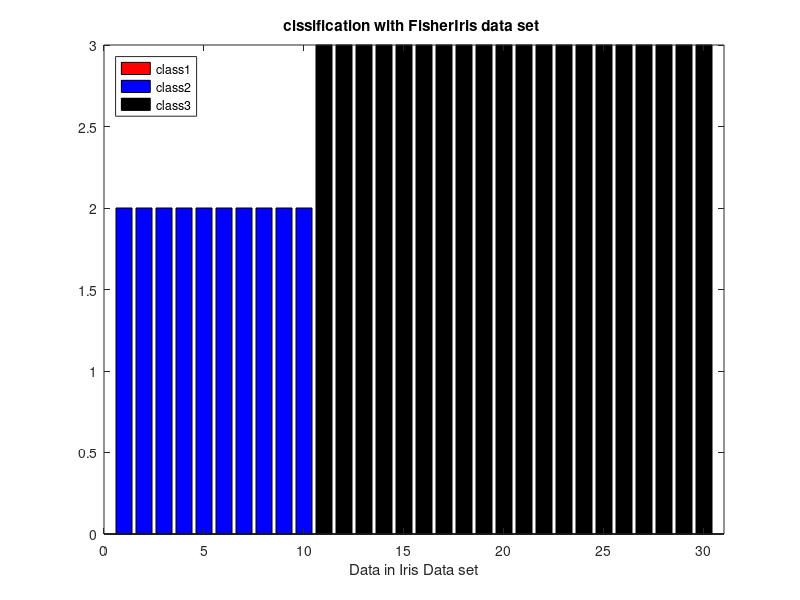

Source code (MATLAB):
clc
clear all
close all
load fisheriris
x=meas;
data1=([meas(1:50,1),meas(1:50,2),meas(1:50,3),meas(1:50,4)]);
data2=([meas(51:90,1),meas(51:90,2),meas(51:90,3),meas(51:90,4)]);
data3=([meas(121:150,1),meas(121:150,2),meas(121:150,3),meas(121:150,4)]);
mu1=mean(data1);
mu2=mean(data2);
mu3=mean(data3);
var1=cov(data1);
var2=cov(data2);
var3=cov(data3);
%%%%%%%%%%%%%%%%%%%%%%%%%
%%%%%%%%%%%%%%%%%%%%%%%%%
P_set1=mvnpdf(x(91:120,:),mu1,var1);
P_set2=mvnpdf(x(91:120,:),mu2,var2);
P_set3=mvnpdf(x(91:120,:),mu3,var3);
for i=1:30
    if (P_set1(i,:) > P_set2(i,:) && P_set1(i,:) > P_set3(i,:))
        a(i,:)=1;
    else
        a(i,:)=0;
    end
    
      if (P_set2(i,:) > P_set1(i,:) && P_set2(i,:) > P_set3(i,:))
        b(i,:)=1;
    else
        b(i,:)=0;
    end
    
      if (P_set3(i,:) > P_set1(i,:) && P_set3(i,:) > P_set2(i,:))
        c(i,:)=1;
    else
        c(i,:)=0;
    end
    
end
bar(a,'r');
hold on
bar(2*b,'b');
hold on
bar(3*c,'k');
xlim([0 31]);
xlabel('Data in Iris Data set');
title('clssification with FisherIris data set (S-fold S=5)');
title('clssification with FisherIris data set ');
legend('class1','class2','class3','location','northwest');
